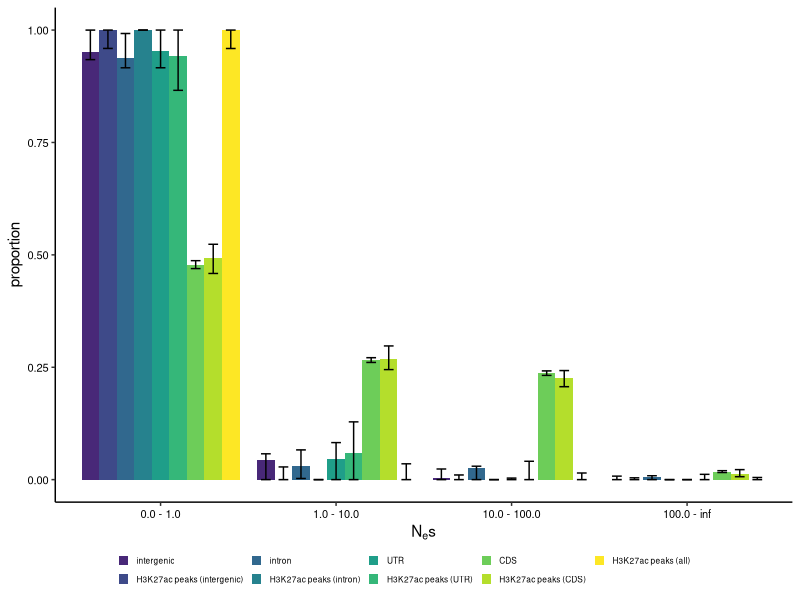

Reproduce this figure in R.
library(ggplot2)
library(dplyr)
library(viridis)

setwd('/Users/henryjuho/sal_enhancers/dfe')

# dfe <- read.csv('binned_dfe_allregions.csv')
dfe <- read.csv('binned_gammadfe_allregions_nes.csv')

str(dfe)
dfe$region <- factor(dfe$region, levels=c('intergenic', 'intergenic-enhancers', 'intron', 'intron-enhancers', 'utr', 'utr-enhancers', 'cds', 'cds-enhancers', 'all-enhancers'))
levels(dfe$region) <- c('intergenic', 'H3K27ac peaks (intergenic)', 'intron', 'H3K27ac peaks (intron)', 'UTR', 'H3K27ac peaks (UTR)', 'CDS', 'H3K27ac peaks (CDS)', 'H3K27ac peaks (all)')

levels(dfe$bin) <- c("0 - 1", "1 - 10", "10 - 100", "> 100")
str(dfe)

raw <- subset(dfe, rep==0)
bs <- subset(dfe, rep!=0)

cis <- summarise(group_by(bs, region, bin),
                 lwr=quantile(proportion, 0.025), upr=quantile(proportion, 0.975))

plot_data <- full_join(raw, cis)

dfe_plot <- ggplot(plot_data, aes(x=bin, y=proportion, fill=region)) +
  geom_bar(stat='identity', position = position_dodge(width=0.9)) +
  scale_fill_manual(values=viridis(10)[2:10]) +
  geom_errorbar(aes(ymin=lwr, ymax=upr), position = position_dodge(width=0.9), width=0.5) +
  theme_classic() +
  theme(legend.title=element_blank(),
        legend.position = "bottom", legend.key.size = unit(.28, "cm"),
        legend.margin = margin(t = -1, r = 0, b = 2, l = -10, unit = "mm"),
        legend.text = element_text(colour = "black",size=6),
        axis.text.y = element_text(colour = "black",size=8),
        axis.text.x = element_text(colour = "black",size=8),
        strip.background = element_blank())+
  xlab(expression(N[e] * s)) +
  guides(fill = guide_legend(nrow = 2))

png('binned_gammadfe_allregions_nes.png', width=6, height=3, units='in', res=320)

dfe_plot

dev.off()
